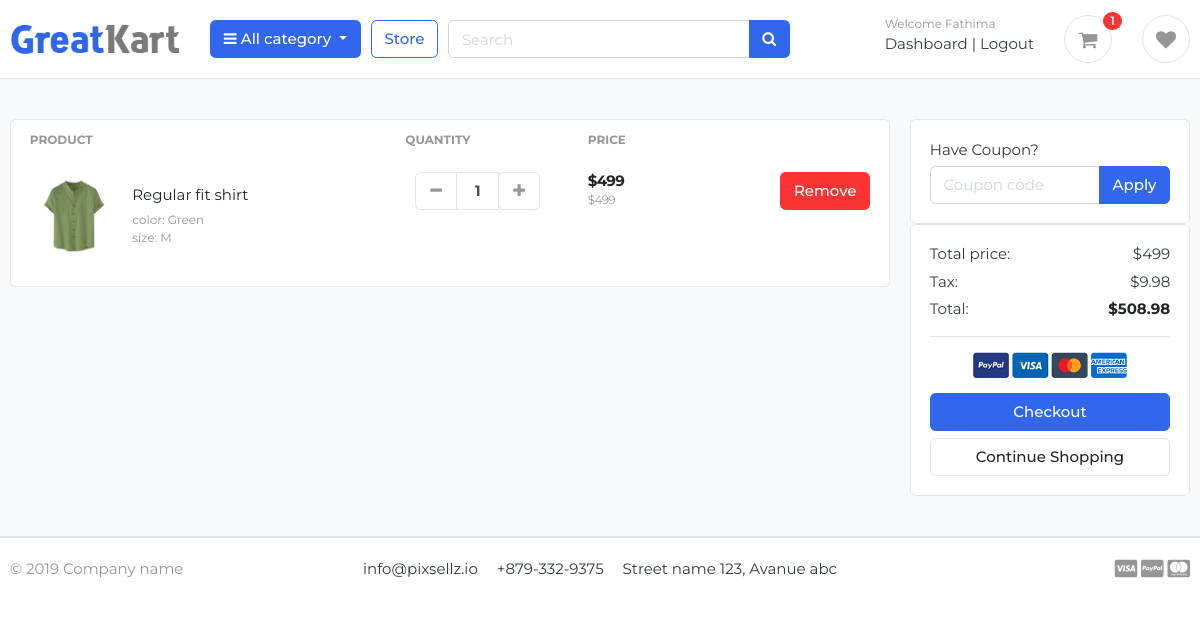
/carts/ (signed in), run on the app's committed database.
### accounts/models.py (models this page shows, shortened)
class Account(AbstractBaseUser):
    first_name = models.CharField(max_length=50)
    last_name = models.CharField(max_length=50)
    username = models.CharField(max_length=50, unique=True)
    email = models.EmailField(max_length=100, unique=True)
    phone_number = models.CharField(max_length=15, default='')
    address_line_1 = models.CharField(max_length=200, blank=True)
    address_line_2 = models.CharField(max_length=200, blank=True)
    profile_picture = models.ImageField(blank=True, upload_to='userprofile')
    city = models.CharField(max_length=20, blank=True)
    state = models.CharField(max_length=20, blank=True)
    country = models.CharField(max_length=20, blank=True)
    wallet= models.DecimalField(max_digits=10, decimal_places=2, default=0.00)
    date_joined = models.DateTimeField(auto_now_add=True)
    last_login = models.DateTimeField(auto_now_add=True)
    is_active = models.BooleanField(default=True)
    is_admin = models.BooleanField(default=False)
    is_staff = models.BooleanField(default=False)
    is_superadmin = models.BooleanField(default=False)
    is_verified = models.BooleanField(default=False)
    is_blocked = models.BooleanField(default=False)
    USERNAME_FIELD = 'email'
    REQUIRED_FIELDS = ['username', 'first_name', 'last_name']
    objects = MyAccountManager()

### carts/models.py (models this page shows, shortened)
class CartItem(models.Model):
    user = models.ForeignKey(Account, on_delete=models.CASCADE, null=True)
    product = models.ForeignKey(Product, on_delete=models.CASCADE)
    variations = models.ForeignKey(Variation, on_delete=models.CASCADE, null=True, blank=True)
    cart = models.ForeignKey(Cart, on_delete=models.CASCADE, null=True)
    quantity = models.IntegerField()
    is_active = models.BooleanField(default=True)
    def sub_total(self):
        return self.product.price *self.quantity

### store/models.py (models this page shows, shortened)
class Variation(models.Model):
    product = models.ForeignKey(Product, on_delete=models.CASCADE, null=True)
    color = models.ForeignKey(Color, on_delete=models.CASCADE, null=True)
    size = models.ForeignKey(Size, on_delete=models.CASCADE, null=True)
    image = models.ImageField(upload_to='variation/products/', max_length=255, null=True)
    stock = models.IntegerField()

class Product(models.Model):
    product_name = models.CharField(max_length=200, unique=True)
    slug = models.SlugField(max_length=200, unique=True)
    description = models.TextField(max_length=500, blank=True)
    price = models.IntegerField()
    image = models.ImageField(upload_to='photos/products')
    stock = models.IntegerField(default=0)
    is_available = models.BooleanField(default=True)
    category = models.ForeignKey(Category, on_delete=models.CASCADE)
    created_date = models.DateTimeField(auto_now_add=True)
    modified_date = models.DateTimeField(auto_now=True)
    deleted = models.BooleanField(default=False)
    def get_url(self):
        return reverse('product_detail', args=[self.category.slug, self.slug])

class Color(models.Model):
    color = models.CharField(max_length=100, unique=True)
    color_code = models.CharField(max_length=100, unique=True)
    def __str__(self):
        return self.color

class Size(models.Model):
    size = models.CharField(max_length=100, unique=True)
    def __str__(self):
        return self.size

### carts/views.py (the view, shortened to what this page needs)
# urls.py: path('', views.cart, name='cart'),
def cart(request):
    try:
        if request.user.is_authenticated:
            cart_items = CartItem.objects.filter(user=request.user, is_active=True)
            cart_obj, created = Cart.objects.get_or_create(user=request.user)
            grand_total, total, quantity, tax = cart_obj.calculate_grand_total()
        else:
            cart_obj = Cart.objects.get(cart_id=_cart_id(request))
            cart_items = CartItem.objects.filter(cart=cart_obj, is_active=True)
            grand_total, total, quantity, tax = cart_obj.calculate_grand_total()
        context = {
            'cart': cart_obj,
            'total': total,
            'quantity': quantity,
            'cart_items': cart_items,
            'tax': tax,
            'grand_total': grand_total,
        }
        return render(request, 'store/cart.html', context)
    except ObjectDoesNotExist:
        return render(request, 'store/cart.html')

### templates/store/cart.html (shortened to what this page needs)
{% extends "base.html" %}
{% load static %}
{% block content %}
<section class="section-content padding-y bg">
    <div class="container">
    {% if not cart_items %}
        <h2 class="text-center"> Your shopping cart is empty</h2>
        <br>
        <div class="text-center">
            <a href="{% url "store" %}" class="btn btn-primary">Continue Shopping</a>
        </div>
    {% else %}
    <div class="row">
        <aside class="col-lg-9">
    <div class="card">
    <table class="table table-borderless table-shopping-cart">
    <thead class="text-muted">
    <tr class="small text-uppercase">
      <th scope="col">Product</th>
      <th scope="col" width="120">Quantity</th>
      <th scope="col" width="120">Price</th>
      <th scope="col" class="text-right" width="200"> </th>
    </tr>
    </thead>
    <tbody>
{% for cart_item in cart_items  %}
    <tr>
        <td>
            <figure class="itemside align-items-center">
                <div class="aside p-1"><img src="{{ cart_item.variations.image.url }}" class="img-sm"></div>
                <figcaption class="info">
                    <a href="{{ cart_item.product.get_url }}" class="title text-dark text-bold">{{ cart_item.product.product_name }}</a>
                    <p class="text-muted small">
                        color: {{ cart_item.variations.color | capfirst }}<br>
                        size: {{ cart_item.variations.size | upper }}
                    </p>
                </figcaption>
            </figure>
        </td>
        <td>
            <div class="col">
                <div class="input-group input-spinner">
                    <div class="input-group-prepend">
                    <a href="{% url "remove_cart" cart_item.product.id cart_item.id %}" class="btn btn-light" type="button" id="button-plus"> <i class="fa fa-minus"></i> </a>
                    </div>
                    <input type="text" class="form-control"  value="{{ cart_item.quantity }}">
                    <div class="input-group-append">
                    <form action="{% url 'add_cart' cart_item.product.id %}" method="POST">
                        <button class="btn btn-light" type="submit" id="button-minus"> <i class="fa fa-plus"></i> </button>
                    </form>
                </div>
                </div>
            </div>
        </td>
        <td>
            <div class="price-wrap">
                <var class="price">${{ cart_item.sub_total }}</var>
                <small class="text-muted"> ${{ cart_item.product.price }} </small>
            </div>
        </td>
        <td class="text-right">
            <a href="#" data-toggle="modal" data-target="#confirmationModal{{ cart_item.id }}" class="btn btn-danger">Remove</a>
        </td>
    </tr>
    {% endfor %}
    </tbody>
    </table>
    </div>
        </aside>
        <aside class="col-lg-3">
            <div class="card">
            <div class="card-body">
                <form action="" method="POST">
                    <div class="form-group mb-0">
                        <label for="">Have Coupon?</label>
                        <div class="input-group">
                            <input type="text" name="coupon" id="" placeholder="Coupon code" class="form-control">
                            <span class="input-group-append">
                                <button type="submit" class="btn btn-primary">Apply</button>
                            </span>
                        </div>
                    </div>
                </form>
            </div>
            </div>
            <div class="card">
            <div class="card-body">
                <dl class="dlist-align">
                  <dt>Total price:</dt>
                  <dd class="text-right">${{ total }}</dd>
                </dl>
                <dl class="dlist-align">
                  <dt>Tax:</dt>
                  <dd class="text-right"> ${{ tax }}</dd>
                </dl>
                <dl class="dlist-align">
                  <dt>Total:</dt>
                  <dd class="text-right text-dark b"><strong>${{ grand_total }}</strong></dd>
                </dl>
                <hr>
                <p class="text-center mb-3">
                    <img src="{% static "./images/misc/payments.png" %}" height="26">
                </p>
                <a href="{% url "checkout" %}" class="btn btn-primary btn-block"> Checkout </a>
                <a href="{% url "store" %}" class="btn btn-light btn-block">Continue Shopping</a>
            </div>
            </div>
        </aside>
    </div>
    {% endif %}
    </div>
    </section>
{% endblock %}

### templates/includes/navbar.html (shortened to what this page needs)
{% load static %}
<header class="section-header">
    <section class="header-main border-bottom">
        <div class="container">
    <div class="row align-items-center">
        <div class="col-lg-2 col-md-3 col-6">
            <a href="{% url 'home' %}" class="brand-wrap">
                <img class="logo" src="{% static "/images/logo.png" %}">
            </a>
        </div>
        <div class="col-lg col-sm col-md col-6 flex-grow-0">
            <div class="category-wrap dropdown d-inline-block float-right">
                <button type="button" class="btn btn-primary dropdown-toggle" data-toggle="dropdown">
                    <i class="fa fa-bars"></i> All category
                </button>
            </div>
        </div>
        <a href="{% url 'store' %}" class="btn btn-outline-primary">Store</a>
        <div class="col-lg  col-md-5 col-sm-12 col">
            <form action="{% url "search" %}" class="search">
                <div class="input-group w-100">
                    <input type="text" class="form-control" style="width:60%;" placeholder="Search" name="keyword">
                    <div class="input-group-append">
                      <button class="btn btn-primary" type="submit">
                        <i class="fa fa-search"></i>
                      </button>
                    </div>
                </div>
            </form>
        </div>
        <div class="col-lg-4 col-sm-6 col-8 order-2 order-lg-3">
                    <div class="d-flex justify-content-end mb-3 mb-lg-0">
                        {% if user.id is  None %}
                        <div class="widget-header">
                            <small class="title text-muted">Welcome guest!</small>
                            <div>
                                <a href="{% url 'login' %}">Sign in</a> <span class="dark-transp"> | </span>
                                <a href="{% url 'register' %}"> Register</a>
                            </div>
                        </div>
                        {% else %}
                        <div class="widget-header">
                            <small class="title text-muted">Welcome {{ user.first_name }}</small>
                            <div>
                                <a href="{% url 'dashboard' %}">Dashboard</a> <span class="dark-transp"> | </span>
                                <a href="{% url 'logout' %}"> Logout</a>
                            </div>
                        </div>
                        {% endif %}
                        <a href="{% url 'cart' %}" class="widget-header pl-3 ml-3">
                            <div class="icon icon-sm rounded-circle border"><i class="fa fa-shopping-cart"></i></div>
                            <span class="badge badge-pill badge-danger notify">{{ cart_count }}</span>
                        </a>
                        {% if user.id is not None %}
                        <a href="{% url "wishlist" %}" class="widget-header pl-3 ml-3">
                            <div class="icon icon-sm rounded-circle border"><i class="fa fa-heart"></i></div>
                        </a>
                        {% endif %}
                    </div>
                </div>
    </div>
        </div>
    </section>
    </header>

### data on the page
Account: first_name "Fathima"
CartItem: variations.image (picture), product.product_name "Regular fit shirt", variations.color "Green", variations.size "M", quantity "1", sub_total "499", product.price "499"

### other printed values
{{ cart_count }} "1"
{{ total }} "499"
{{ tax }} "9.98"
{{ grand_total }} "508.98"
